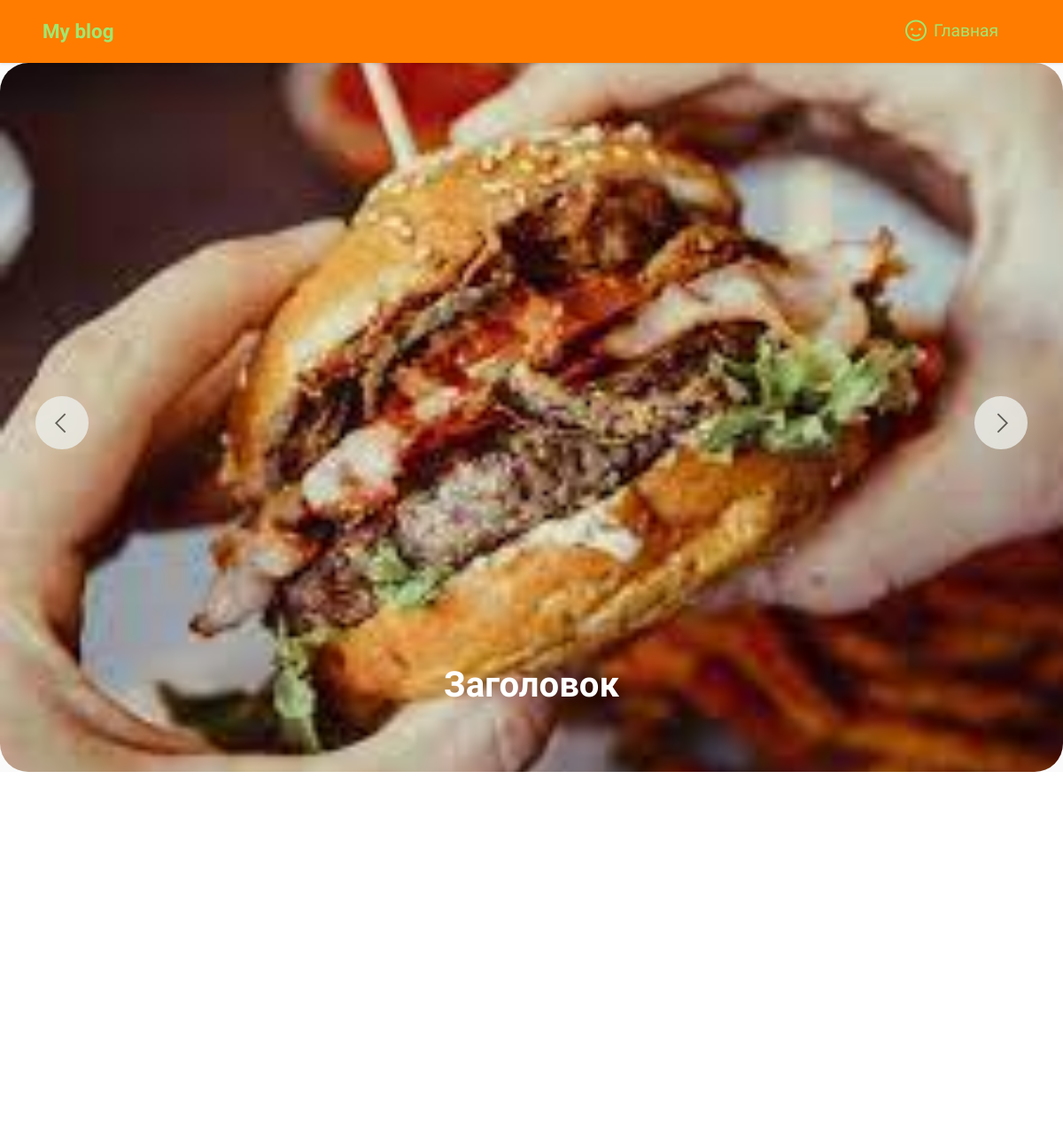
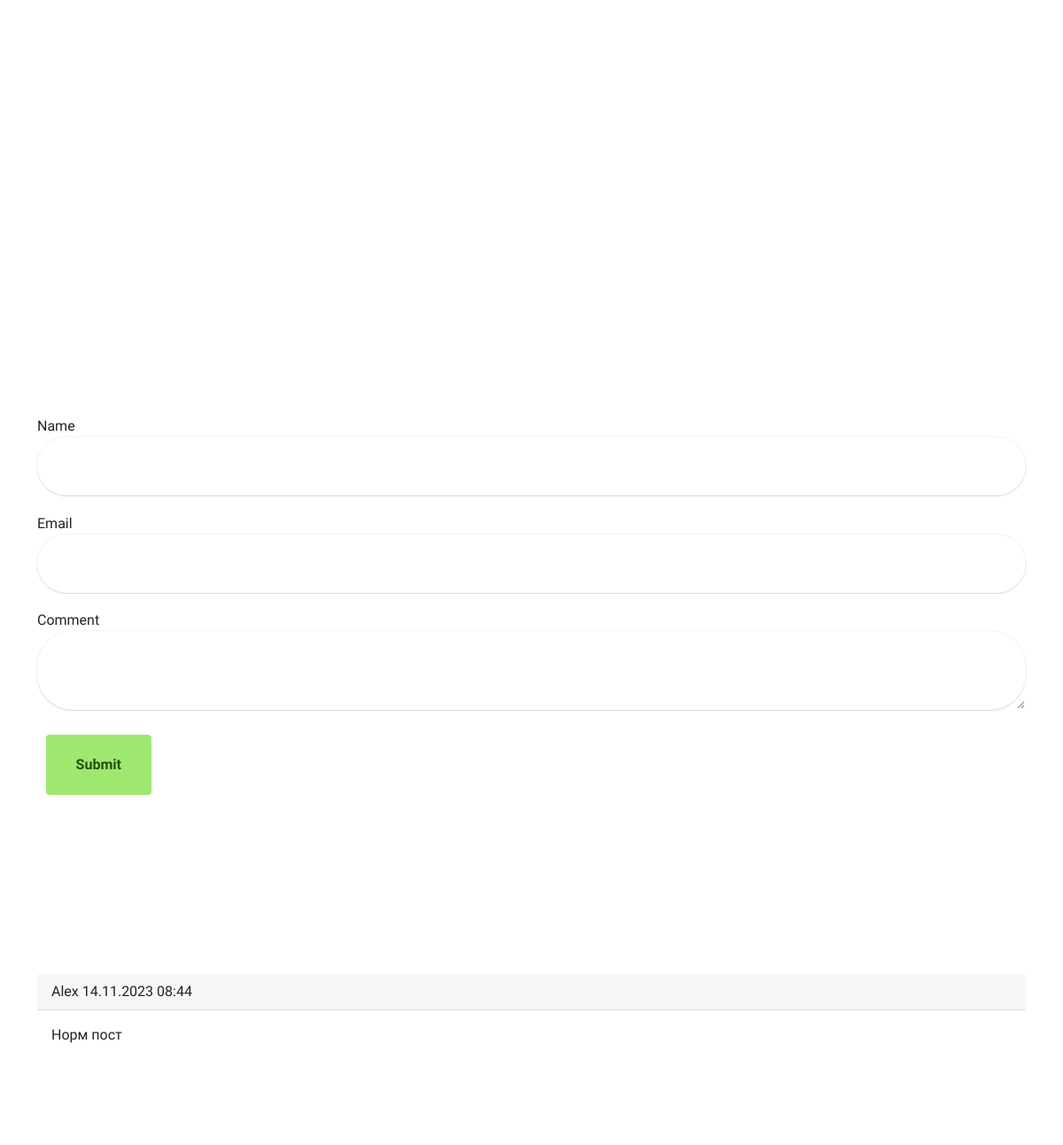
The app's page /post/1/ with its own data (2 pictures, top to bottom).
### postapp/models.py (models this page shows, shortened)
class ImagesPost(models.Model):
    post = models.ForeignKey(Post, on_delete=models.CASCADE, related_name='images')
    image = models.ImageField(upload_to='post/images')

class Post(models.Model):
    class Status(models.TextChoices):
        DRAFT = 'DF', 'Draft'
        PUBLISHED = 'PB', 'Published'
        ARCHIVED = 'AC'
    title = models.CharField(max_length=255)
    slug = models.SlugField(max_length=255)
    author = models.ForeignKey(User, on_delete=models.CASCADE, related_name='blog_posts')
    body = models.TextField()
    publish = models.DateTimeField(default=timezone.now)
    created_at = models.DateTimeField(auto_now_add=True)
    updated_at = models.DateTimeField(auto_now=True)
    status = models.CharField(max_length=2, choices=Status.choices, default=Status.DRAFT)
    objects = models.Manager() # The default manager.
    published = PublishedManager() # Our custom manager.
    class Meta:
        ordering = ('-publish',) # Делаем сортировку по дате публикации
        indexes = (
            models.Index(fields=['-publish']), # Добавляем индексы для ускорения работы с базой данных
        )

class Comment(models.Model):
    post = models.ForeignKey(Post, on_delete=models.CASCADE)
    name = models.CharField(max_length=255)
    email = models.EmailField(null=True, blank=True)
    body = models.TextField()
    publish = models.DateTimeField(default=timezone.now)
    created_at = models.DateTimeField(auto_now_add=True)
    updated_at = models.DateTimeField(auto_now=True)
    class Meta:
        ordering = ('-publish',) # Делаем сортировку по дате публикации
        indexes = (
            models.Index(fields=['-publish']), # Добавляем индексы для ускорения работы с базой данных
        )

### postapp/views.py (the view, shortened to what this page needs)
# urls.py: path('post/<int:post_id>/', PostView.as_view(), name='post'),
class PostView(View):
    def get(self, request, post_id):
        commentform = CommentsForms()
        posts = Post.published.get(id=post_id)
        comments = Comment.objects.filter(post=posts)
        context = {
            'title': 'Пост',
            'posts': posts,
            'form': commentform,
            'comments': comments,
        }
        return render(request, 'postapp/post.html', context=context)

### postapp/forms.py
class CommentsForms(ModelForm):
    class Meta:
        model = Comment
        fields = ['name', 'email', 'body']

### postapp/models.py (called while the page is built)
    def get_queryset(self):
        return super().get_queryset().filter(status=Post.Status.PUBLISHED)

### postapp/templates/postapp/post.html (shortened to what this page needs)
{% extends 'postapp/base.html' %}
{% load static %}
{% block content %}
  {% block css %}
      <link rel="stylesheet" href="{% static 'assets1/web/assets/mobirise-icons2/mobirise2.css' %}">
      <link rel="stylesheet" href="{% static 'assets1/bootstrap/css/bootstrap.min.css' %}">
      <link rel="stylesheet" href="{% static 'assets1/bootstrap/css/bootstrap-grid.min.css' %}">
      <link rel="stylesheet" href="{% static 'assets1/bootstrap/css/bootstrap-reboot.min.css' %}">
      <link rel="stylesheet" href="{% static 'assets1/theme/css/style.css' %}">
      <link rel="preload" as="style" href="{% static 'assets1/mobirise/css/mbr-additional.css' %}"><link rel="stylesheet" href="{% static 'assets1/mobirise/css/mbr-additional.css' %}" type="text/css">
  {% endblock %}
  <section data-bs-version="5.1" class="slider1 cid-tVvjgw5Gg1" id="slider1-0">
    <div class="carousel slide" id="tVvjy2G5Yb" data-interval="5000" data-bs-interval="5000">
      <ol class="carousel-indicators">
      </ol>
      <div class="carousel-inner">
        {% for image in posts.images.all %}
          <div class="carousel-item slider-image item {% if forloop.first %}active{% endif %}">
            <div class="item-wrapper">
              <img class="d-block w-100" src="{{ image.image.url }}" alt="Mobirise Website Builder">
              <div class="carousel-caption">
                <h5 class="mbr-section-subtitle mbr-fonts-style display-5">
                  <strong>{{ posts.title }}</strong>
                </h5>
              </div>
            </div>
          </div>
        {% endfor %}
      </div>
      <a class="carousel-control carousel-control-prev" role="button" data-slide="prev" data-bs-slide="prev" href="#tVvjy2G5Yb">
        <span class="mobi-mbri mobi-mbri-arrow-prev" aria-hidden="true"></span>
      </a>
      <a class="carousel-control carousel-control-next" role="button" data-slide="next" data-bs-slide="next" href="#tVvjy2G5Yb">
        <span class="mobi-mbri mobi-mbri-arrow-next" aria-hidden="true"></span>
      </a>
    </div>
  </section>
    <section data-bs-version="5.1" class="image2 cid-tVvjtJegyJ" id="image2-1">
        <div class="container">
            <div class="row align-items-center">
                <div class="col-12 col-lg-6">
                    <div class="image-wrapper">
                    </div>
                </div>
                <div class="col-12 col-lg">
                    <div class="text-wrapper">
                    </div>
                </div>
            </div>
        </div>
    </section><section class="display-7" style="padding: 0;align-items: center;justify-content: center;flex-wrap: wrap;    align-content: center;display: flex;position: relative;height: 4rem;"></section>
    <section data-bs-version="5.1" class="image2 cid-tVvjtJegyJ" id="image2-1">
        <div class="container-md">
            <form method="post" class="comment-form" action="{% url 'postapp:post' posts.id %}">
                <div class="form-group">
                    <label for="name">Name</label>
                    <input type="text" class="form-control" id="name" name="name" value="{{ form.name.value|default:'' }}">
                </div>
                <div class="form-group">
                    <label for="email">Email</label>
                    <input type="email" class="form-control" id="email" name="email" value="{{ form.email.value|default:'' }}">
                </div>
                <div class="form-group">
                    <label for="body">Comment</label>
                    <textarea class="form-control" id="body" name="body">{{ form.body.value|default:'' }}</textarea>
                </div>
                <button type="submit" class="btn btn-primary">Submit</button>
            </form>
        </div>
    </section>
    <section data-bs-version="5.1" class="image2 cid-tVvjtJegyJ" id="image2-1">
        <div class="container-md">
            {% for comment in comments %}
                <div class="card">
                    <div class="card-header">
                        {{ comment.name }}
                        {{ comment.publish|date:"d.m.Y H:i" }}
                    </div>
                    <div class="card-body">
                        {{ comment.body }}
                    </div>
                </div>
            {% endfor %}
        </div>
    </section>
{% endblock %}

### static/assets/theme/css/style.css (style rules this page uses)
section { background-color: #ffffff; }
button { background-color: transparent; border-color: transparent; }
.embla__button, .carousel-control { background-color: #edefea !important; opacity: 0.8 !important; color: #464845 !important; border-color: #edefea !important; }
section, .container, .container-fluid { position: relative; word-wrap: break-word; }
a { font-style: normal; font-weight: 400; cursor: pointer; }
a, a:hover { text-decoration: none; }
.mbr-section-subtitle { line-height: 1.3; }
h1, h2, h3, h4, h5, h6, .display-1, .display-2, .display-4, .display-5, .display-7, span, p, a { line-height: 1; word-break: break-word; word-wrap: break-word; font-weight: 400; }
b, strong { font-weight: bold; }
section { background-position: 50% 50%; background-repeat: no-repeat; background-size: cover; }
img, iframe { display: block; width: 100%; }
.card { background-color: transparent; border: none; }
.btn { font-weight: 600; border-width: 1px; font-style: normal; margin: 0.6rem 0.6rem; white-space: normal; transition: all 0.2s ease-in-out; display: inline-flex; align-items: center; justify-content: center; word-break: break-word; }
[type=submit] { -webkit-appearance: none; }
.row { display: -webkit-flex; -webkit-flex-wrap: wrap; }
.carousel-control { z-index: 10; display: -webkit-flex; }
.carousel-item { text-align: center; }
.carousel-item img { margin: auto; }
.carousel-item.active, .carousel-item-next, .carousel-item-prev { display: flex; }
html, body { height: auto; min-height: 100vh; }
.form-control { background-color: #ffffff; background-clip: border-box; color: #232323; line-height: 1rem !important; height: auto; padding: 1.2rem 2rem; transition: border-color 0.25s ease 0s; border: 1px solid transparent !important; border-radius: 4px; box-shadow: rgba(0, 0, 0, 0.07) 0px 1px 1px 0px, rgba(0, 0, 0, 0.07) 0px 1px 3px 0px, rgba(0, 0, 0, 0.03) 0px 0px 0px 1px; }
.row > * { padding-right: 1rem; padding-left: 1rem; }
textarea.form-control { line-height: 1.5rem !important; }
.form-group { margin-bottom: 1.2rem; }
.form-control, form .btn { min-height: 48px; }
ul, ol, pre, blockquote { margin-bottom: 2.3125rem; }
.container, .container-fluid { padding-left: 16px; padding-right: 16px; }
.row { margin-left: -16px; margin-right: -16px; }
.row > [class*=col] { padding-left: 16px; padding-right: 16px; }
.item { position: relative; }

### static/assets/mobirise/css/mbr-additional.css (style rules this page uses)
.btn { border-width: 2px; }
img, .card-wrap, .card-wrapper, .video-wrapper, .mbr-figure iframe, .google-map iframe, .slide-content, .plan, .card, .item-wrapper { border-radius: 2rem !important; }
.display-5 { font-family: 'Inter Tight', sans-serif; font-size: 2.5rem; line-height: 1.5; }
.display-7 { font-family: 'Lobster', display; font-size: 1.4rem; line-height: 1.3; }
.btn { padding: 1.25rem 2rem; border-radius: 4px; }
.btn-primary, .btn-primary:active { background-color: #9fe870 !important; border-color: #9fe870 !important; color: #264d0c !important; box-shadow: none; }
a, a:hover { color: #9fe870; }
.form-control { font-family: 'Lobster', display; font-size: 1.4rem; line-height: 1.3; font-weight: 400; border-radius: 40px !important; }
a { transition: color 0.6s; }

### records on screen
ImagesPost: image (picture)
Post: title "Заголовок"
Comment: name "Alex", publish "14.11.2023 08:44", body "Норм пост"
